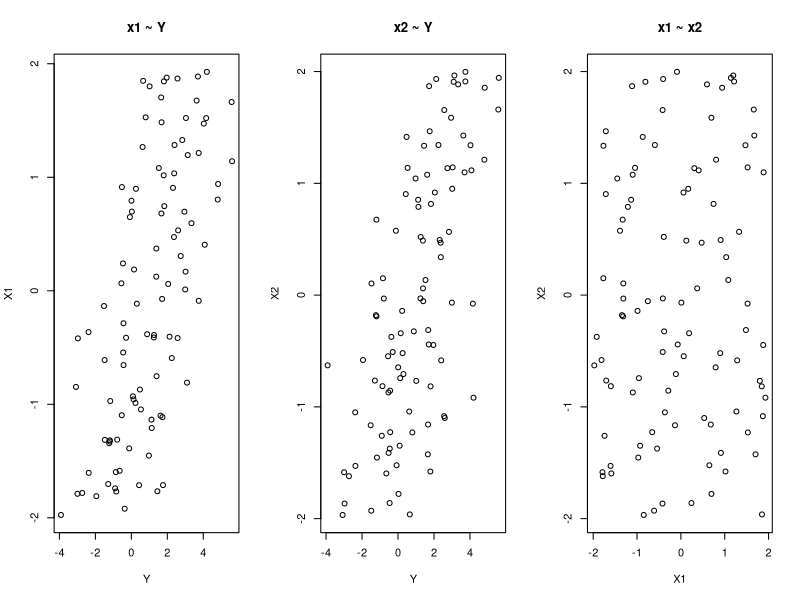
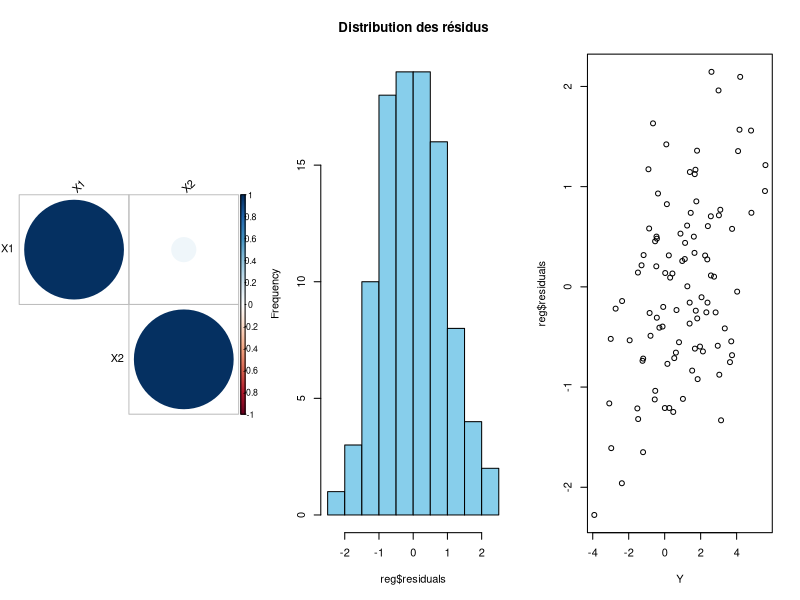
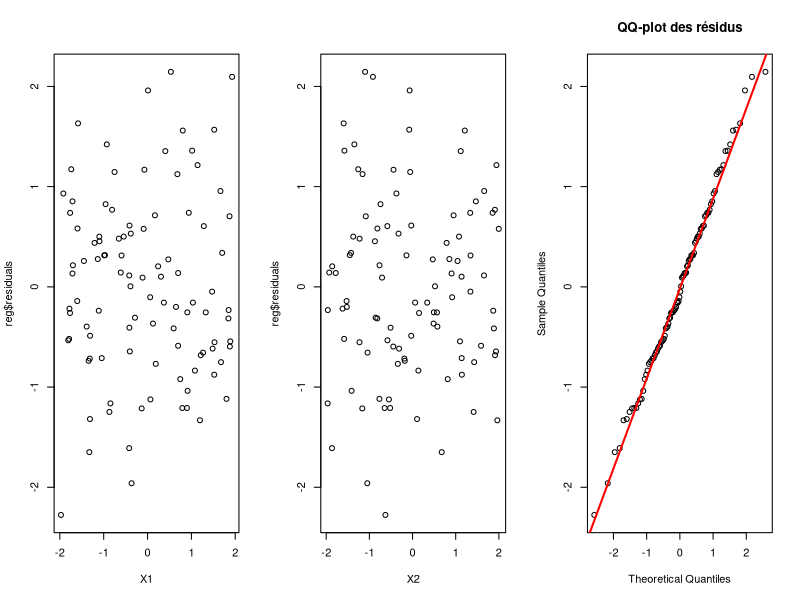
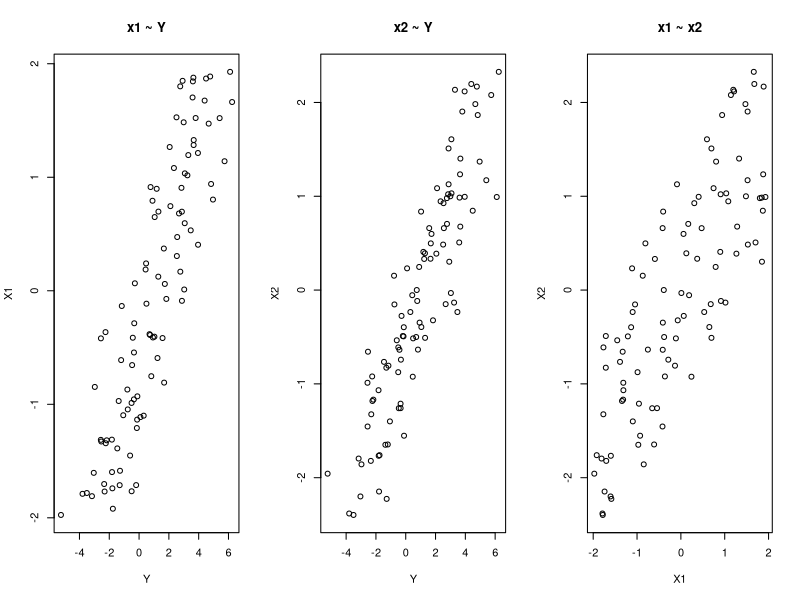
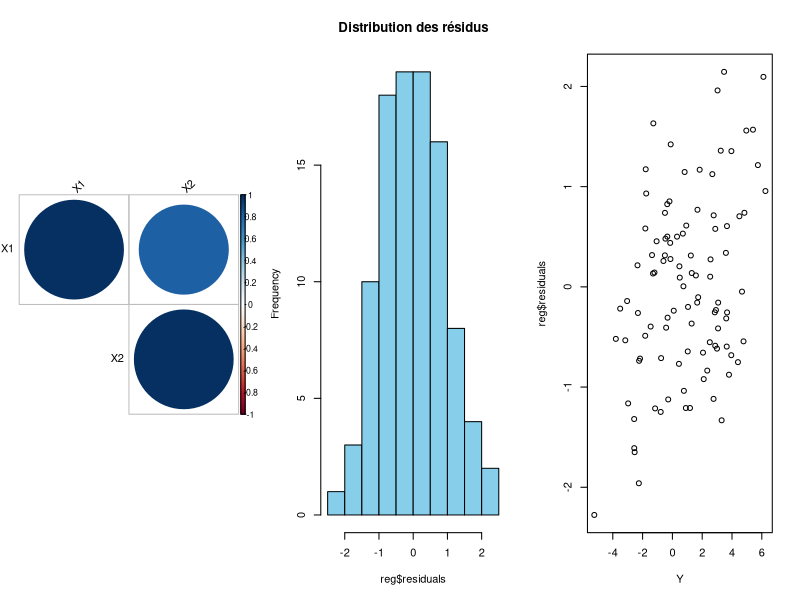
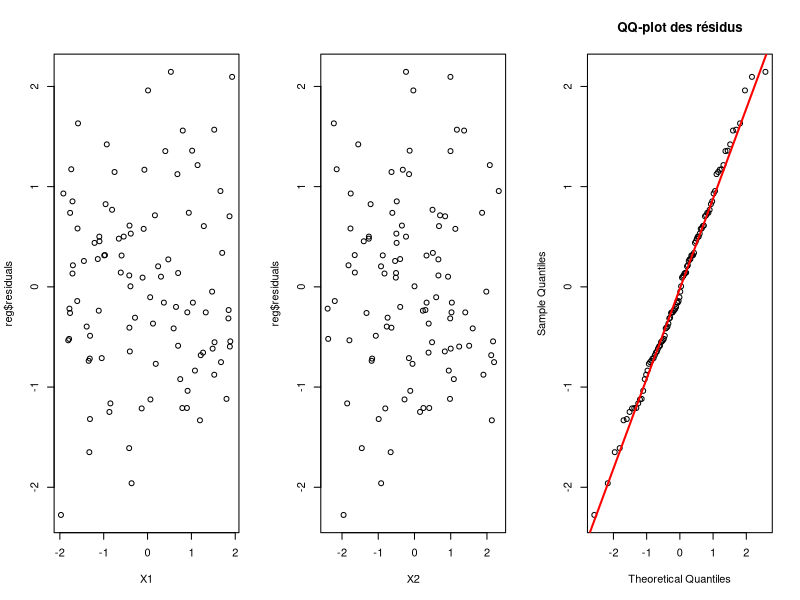
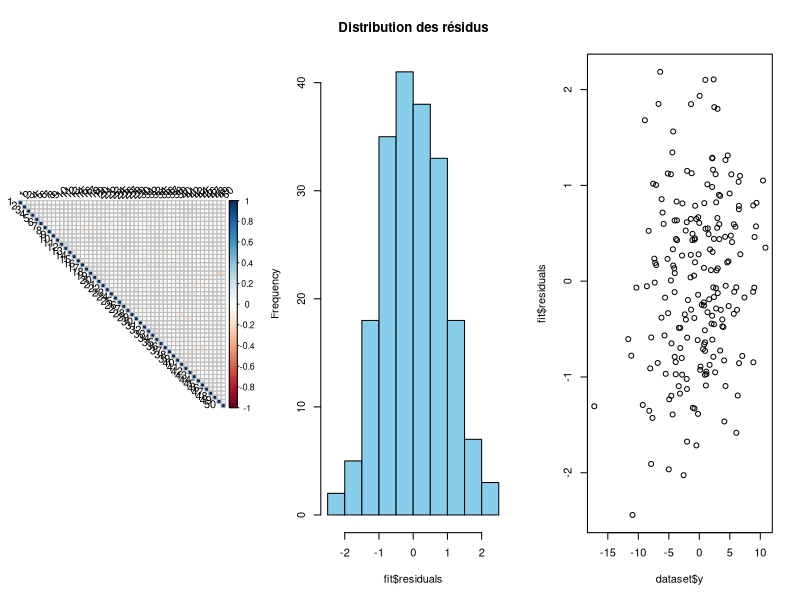
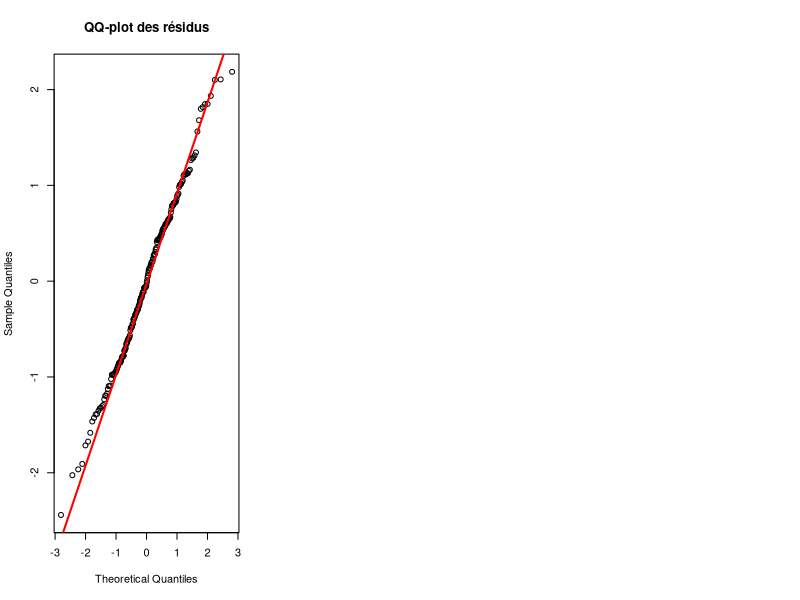

Here is the R script that generated these plots, in order:
## ---- chunk 1
# PACKAGES

library(corrplot)
## ---- chunk 2
set.seed(123)
n <-  100

# Résidu 
sigma2 <- 1
bruit <- rnorm(n, mean = 0, sd = sqrt(sigma2))

# Vecteur
X1 <- runif(n, min = -2, max = 2)
X2 <- runif(n, min = -2, max = 2)

# Coefficient beta 
beta <-  c(1, 1, 1)

# Réponse Y
Y <- beta[1] + beta[2]*X1 + beta[3]*X2 + bruit

# RL
reg <- lm(Y ~ X1 + X2)
## ---- chunk 3
#visualisation de la corrélation entre les variables 
par(mfrow = c(1, 3))
plot(Y, X1, main = "x1 ~ Y")
plot(Y, X2, main = "x2 ~ Y")
plot(X1, X2, main = "x1 ~ x2")
## ---- chunk 4
#Matrice de corrélation et plot 
X = cbind(X1,X2)
cor_mat = cor(X)
corrplot(cor_mat, type="upper", order="hclust", tl.col="black", tl.srt=45)

## ---- chunk 5


hist(reg$residuals, col = "skyblue", main = "Distribution des résidus")

## ---- chunk 6
# Graphe des résidus en fonction de Y
plot(Y, reg$residuals)

# Graphe des résidus en fonction de X1
plot(X1, reg$residuals)

# Graphe des résidus en fonction de X2
plot(X2, reg$residuals)
## ---- chunk 7
# QQ-plot des résidus
qqnorm(residuals(reg), main = "QQ-plot des résidus")
qqline(residuals(reg), col = "red", lwd = 2)
## ---- chunk 8
set.seed(123)
n <-  100

# Résidu 
sigma2 <- 1
bruit <- rnorm(n, mean = 0, sd = sqrt(sigma2))

# Vecteur
X1 <- runif(n, min = -2, max = 2)

# Génération de X2 corrélé à X1
rho <- 0.8  # corrélation souhaitée (entre -1 et 1)
X2 <- rho * X1 + sqrt(1 - rho^2) * runif(n, min = -2, max = 2)

# Coefficient beta 
beta <-  c(1, 1, 1)

# Réponse Y
Y <- beta[1] + beta[2]*X1 + beta[3]*X2 + bruit

# RL
reg <- lm(Y ~ X1 + X2)
## ---- chunk 9
#visualisation de la corrélation entre les variables 
par(mfrow = c(1, 3))
plot(Y, X1, main = "x1 ~ Y")
plot(Y, X2, main = "x2 ~ Y")
plot(X1, X2, main = "x1 ~ x2")
## ---- chunk 10
#matrice de corrélation et plot 
X = cbind(X1,X2)
cor_mat = cor(X)
corrplot(cor_mat, type="upper", order="hclust", tl.col="black", tl.srt=45)
## ---- chunk 11
hist(reg$residuals, col = "skyblue", main = "Distribution des résidus")
## ---- chunk 12
# Graphe des résidus en fonction de Y
plot(Y, reg$residuals)

# Graphe des résidus en fonction de X1
plot(X1, reg$residuals)

# Graphe des résidus en fonction de X2
plot(X2, reg$residuals)
## ---- chunk 13
# QQ-plot des résidus
qqnorm(residuals(reg), main = "QQ-plot des résidus")
qqline(residuals(reg), col = "red", lwd = 2)
## ---- chunk 14
generate.lm <- function(n.train, p, p0, sigma2, n.test=10*n.train) {
  ## génération ensemble test/apprentissage
  ## Rq : Le test peut être grand ici, car il n'impacte pas la taille de l'échantillon d'apprentissage
  ## (Plus le test sera grand, plus les modèles seront évalués avec précision.)
  
  n <- n.train + n.test
  train <- 1:n.train
  test <- (n.train+1):n
  
  ## vecteur des vrais coefficients
  beta <- numeric(p)
  S.star <- sample(1:p, p0) ## vrai support S*
  beta[S.star] <- runif(p0, 1, 2)*sample(c(-1,1),p0, replace=T)
  ## bruit blanc gaussien de variance sigma2
  noise <- rnorm(n, sd=sigma2)
  ## prédicteurs sans structure particulière
  X <- matrix(rnorm(n*p), n, p)
  ## vecteur d'observation des réponses
  y <- ## vecteur des vrais coefficients
    beta <- numeric(p)
  S.star <- sample(1:p, p0) ## vrai support S*
  beta[S.star] <- runif(p0, 1, 2)*sample(c(-1,1),p0, replace=T)
  ## bruit blanc gaussien de variance sigma2
  noise <- rnorm(n, sd=sigma2)
  ## prédicteurs sans structure particulière
  X <- matrix(rnorm(n*p), n, p)
  ## vecteur d'observation des réponses
  y <-  X%*%beta + noise
  
  list(y=y, X=X, beta=beta, sigma2=sigma2, train=train, test=test)
}

# data generation
dataset<-generate.lm(n.train=100,p=50,p0=10, sigma2=1,n.test=100)
support<-(dataset$beta!=0)*1 # support[j]=1 si beta_j est non nul
fit<-lm(dataset$y~dataset$X) 
## ---- chunk 15
#matrice de corrélation et plot 
X = dataset$X
cor_mat = cor(X)
corrplot(cor_mat, type="upper", order="hclust", tl.col="black", tl.srt=45)
## ---- chunk 16
hist(fit$residuals, col = "skyblue", main = "Distribution des résidus")
## ---- chunk 17
# Graphe des résidus en fonction de Y
plot(dataset$y, fit$residuals)
## ---- chunk 18
# QQ-plot des résidus
qqnorm(residuals(fit), main = "QQ-plot des résidus")
qqline(residuals(fit), col = "red", lwd = 2)
